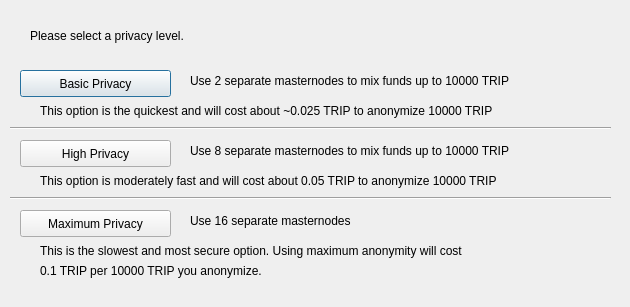
<?xml version="1.0" encoding="UTF-8"?>
<ui version="4.0">
 <class>ObfuscationConfig</class>
 <widget class="QDialog" name="ObfuscationConfig">
  <property name="geometry">
   <rect>
    <x>0</x>
    <y>0</y>
    <width>630</width>
    <height>307</height>
   </rect>
  </property>
  <property name="windowTitle">
   <string>Configure Obfuscation</string>
  </property>
  <widget class="QPushButton" name="buttonBasic">
   <property name="geometry">
    <rect>
     <x>20</x>
     <y>70</y>
     <width>151</width>
     <height>27</height>
    </rect>
   </property>
   <property name="text">
    <string>Basic Privacy</string>
   </property>
  </widget>
  <widget class="QPushButton" name="buttonHigh">
   <property name="geometry">
    <rect>
     <x>20</x>
     <y>140</y>
     <width>151</width>
     <height>27</height>
    </rect>
   </property>
   <property name="text">
    <string>High Privacy</string>
   </property>
  </widget>
  <widget class="QPushButton" name="buttonMax">
   <property name="geometry">
    <rect>
     <x>20</x>
     <y>210</y>
     <width>151</width>
     <height>27</height>
    </rect>
   </property>
   <property name="text">
    <string>Maximum Privacy</string>
   </property>
  </widget>
  <widget class="QLabel" name="label">
   <property name="geometry">
    <rect>
     <x>30</x>
     <y>20</y>
     <width>571</width>
     <height>31</height>
    </rect>
   </property>
   <property name="text">
    <string>Please select a privacy level.</string>
   </property>
  </widget>
  <widget class="QLabel" name="label_2">
   <property name="geometry">
    <rect>
     <x>190</x>
     <y>70</y>
     <width>421</width>
     <height>21</height>
    </rect>
   </property>
   <property name="text">
    <string>Use 2 separate masternodes to mix funds up to 10000 TRIP</string>
   </property>
  </widget>
  <widget class="QLabel" name="label_3">
   <property name="geometry">
    <rect>
     <x>190</x>
     <y>140</y>
     <width>411</width>
     <height>21</height>
    </rect>
   </property>
   <property name="text">
    <string>Use 8 separate masternodes to mix funds up to 10000 TRIP</string>
   </property>
  </widget>
  <widget class="QLabel" name="label_4">
   <property name="geometry">
    <rect>
     <x>190</x>
     <y>210</y>
     <width>421</width>
     <height>21</height>
    </rect>
   </property>
   <property name="text">
    <string>Use 16 separate masternodes</string>
   </property>
  </widget>
  <widget class="QLabel" name="label_6">
   <property name="geometry">
    <rect>
     <x>40</x>
     <y>100</y>
     <width>561</width>
     <height>21</height>
    </rect>
   </property>
   <property name="text">
    <string>This option is the quickest and will cost about ~0.025 TRIP to anonymize 10000 TRIP</string>
   </property>
  </widget>
  <widget class="QLabel" name="label_7">
   <property name="geometry">
    <rect>
     <x>40</x>
     <y>170</y>
     <width>561</width>
     <height>21</height>
    </rect>
   </property>
   <property name="text">
    <string>This option is moderately fast and will cost about 0.05 TRIP to anonymize 10000 TRIP</string>
   </property>
  </widget>
  <widget class="QLabel" name="label_8">
   <property name="geometry">
    <rect>
     <x>40</x>
     <y>240</y>
     <width>561</width>
     <height>21</height>
    </rect>
   </property>
   <property name="text">
    <string>This is the slowest and most secure option. Using maximum anonymity will cost</string>
   </property>
  </widget>
  <widget class="QLabel" name="label_9">
   <property name="geometry">
    <rect>
     <x>40</x>
     <y>260</y>
     <width>561</width>
     <height>21</height>
    </rect>
   </property>
   <property name="text">
    <string>0.1 TRIP per 10000 TRIP you anonymize.</string>
   </property>
  </widget>
  <widget class="Line" name="line">
   <property name="geometry">
    <rect>
     <x>10</x>
     <y>120</y>
     <width>601</width>
     <height>16</height>
    </rect>
   </property>
   <property name="orientation">
    <enum>Qt::Horizontal</enum>
   </property>
  </widget>
  <widget class="Line" name="line_2">
   <property name="geometry">
    <rect>
     <x>10</x>
     <y>190</y>
     <width>601</width>
     <height>16</height>
    </rect>
   </property>
   <property name="orientation">
    <enum>Qt::Horizontal</enum>
   </property>
  </widget>
 </widget>
 <resources/>
 <connections/>
</ui>
